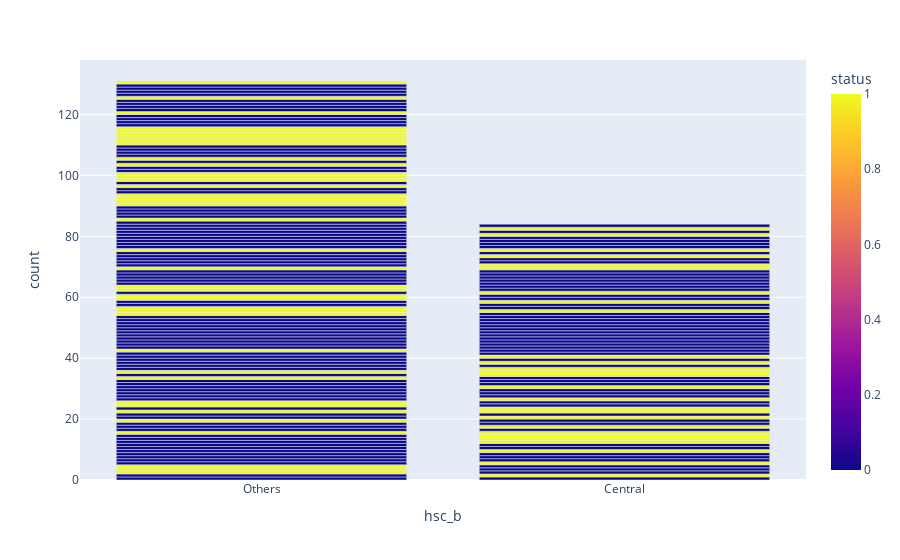

Source (notebook cell):
### Code cell
fig = px.bar(df, x="hsc_b",color="status")
fig.show()

### Figure 1 — Plotly figure (JSON) as saved in the notebook; plotly's stock layout.template omitted (floating-point values rounded to 4 significant figures; data arrays with more than 128 entries replaced by an {"elided": "..."} marker saying what was removed)
{"data": [{"alignmentgroup": "True", "hovertemplate": "hsc_b=%{x}<br>count=%{y}<br>status=%{marker.color}<extra></extra>", "legendgroup": "", "marker": {"color": {"elided": "215 int values"}, "coloraxis": "coloraxis", "pattern": {"shape": ""}}, "name": "", "offsetgroup": "", "orientation": "v", "showlegend": false, "textposition": "auto", "type": "bar", "x": {"elided": "215 str values"}, "xaxis": "x", "y": {"elided": "215 int values"}, "yaxis": "y"}], "layout": {"barmode": "relative", "coloraxis": {"colorbar": {"title": {"text": "status"}}, "colorscale": [[0, "#0d0887"], [0.1111, "#46039f"], [0.2222, "#7201a8"], [0.3333, "#9c179e"], [0.4444, "#bd3786"], [0.5556, "#d8576b"], [0.6667, "#ed7953"], [0.7778, "#fb9f3a"], [0.8889, "#fdca26"], [1, "#f0f921"]]}, "legend": {"tracegroupgap": 0}, "margin": {"t": 60}, "xaxis": {"anchor": "y", "domain": [0, 1], "title": {"text": "hsc_b"}}, "yaxis": {"anchor": "x", "domain": [0, 1], "title": {"text": "count"}}}}
